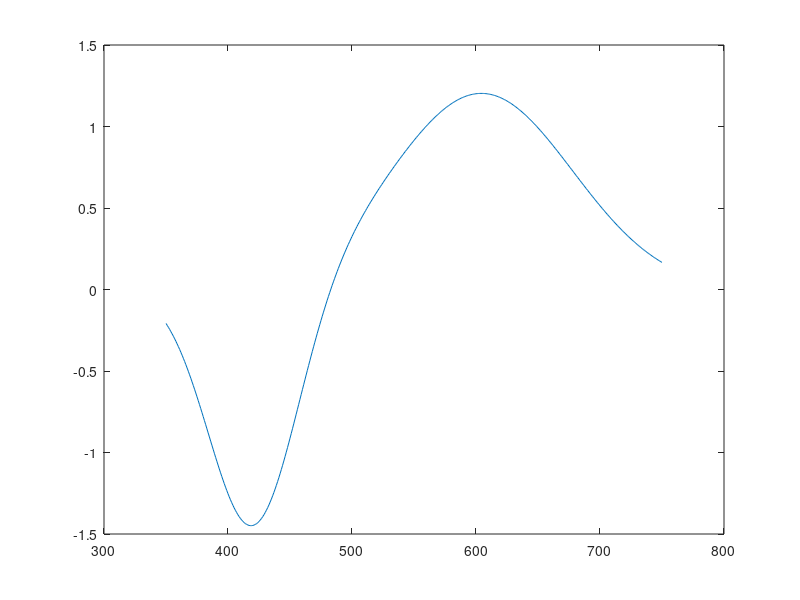

MATLAB code to generate this figure: (Note: this script raises an error after producing the figure.)
% function ILT_fit

%% Hardcoded settings

%% Initialise variables
t = logspace(log10(0.01),log10(42000),150);
wl = [350:1:750];

% Generate dummy data
St = -1.*exp(-((t-2).^2)/20) + exp(-((t-50).^2)/250) + 2.5.*exp(-((t-500).^2)/2500) - 1.5.*exp(-((t-1500).^2)/25000);
Wt = -1.5.*exp(-(wl-420).^2/2500) + 0.75.*exp(-(wl-620).^2/10000) + 0.5.*exp(-(wl-580).^2/10000);
Wt = Wt';
Dt = Wt*(-1.*exp(-((t-2).^2)/20)) + Wt*(exp(-((t-50).^2)/250)) + Wt*(2.5.*exp(-((t-500).^2)/2500)) + Wt*(- 1.5.*exp(-((t-1500).^2)/25000));

plot(wl,Wt);
ax=gca;
ax.XScale = 'log';

contourf(Dt,50);